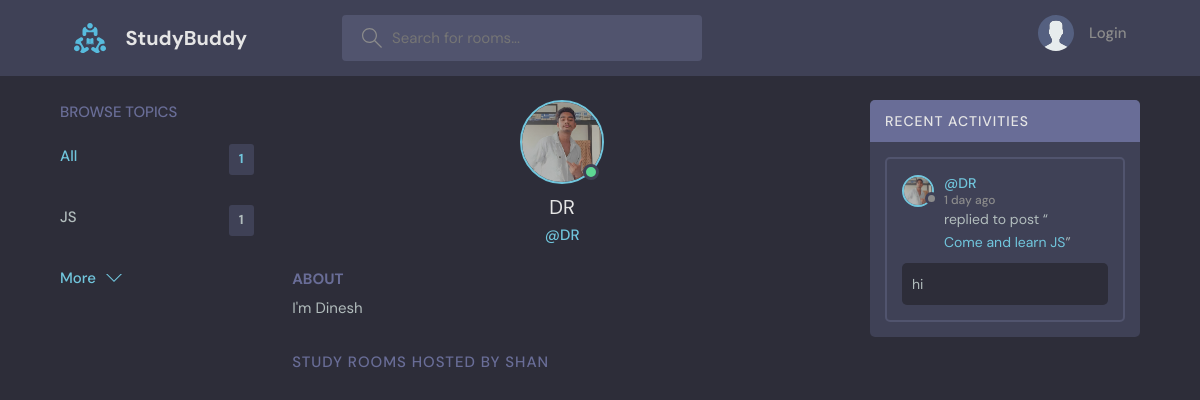
/profile/2, run on an earlier commit of the app's database.
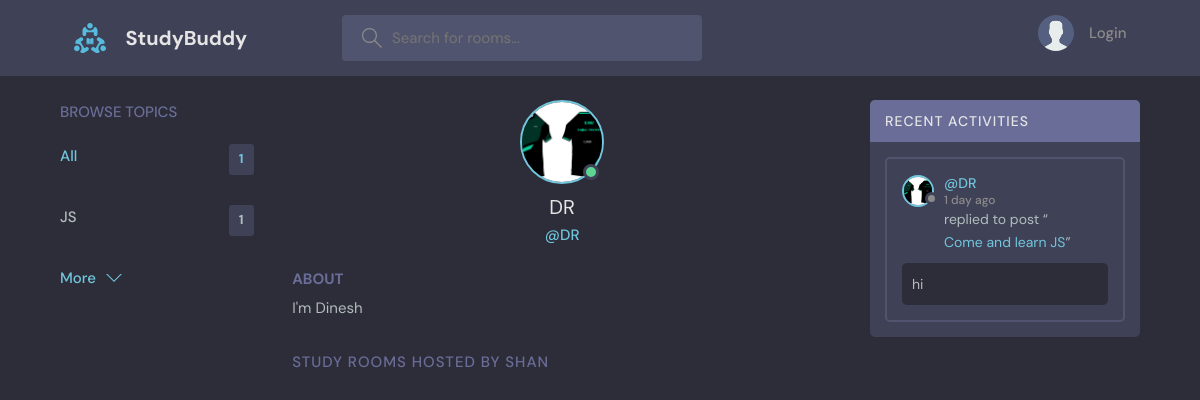
And on a later commit of the database.
### test_app/models.py (models this page shows, shortened)
class Topic(models.Model):
    name = models.CharField(max_length=200)

class User(AbstractUser):
    name = models.CharField(max_length=200, null=True)
    email = models.EmailField(unique=True, null= True)
    bio =models.TextField(null=True)
    avatar= models.ImageField(null=True, default="avatar.svg")
    USERNAME_FIELD = 'email'
    REQUIRED_FIELDS = []

class Message(models.Model):
    user = models.ForeignKey(User, on_delete=models.CASCADE)
    room = models.ForeignKey(Room, on_delete=models.CASCADE)
    body = models.TextField()
    updated = models.DateTimeField(auto_now=True)
    created = models.DateTimeField(auto_now_add=True)
    class Meta:
        ordering = ['-updated','-created']

class Room(models.Model):
    host = models.ForeignKey(User, on_delete=models.SET_NULL, null=True)
    topic = models.ForeignKey(Topic, on_delete=models.SET_NULL, null=True)
    name = models.CharField(max_length=200)
    description = models.TextField(null=True, blank=True)
    participants = models.ManyToManyField(User, related_name='participants', blank=True)
    updated = models.DateTimeField(auto_now=True)
    created = models.DateTimeField(auto_now_add=True)
    class Meta:
        ordering = ['-updated','-created']
    def __str__(self):
        return self.name

### test_app/views.py (the view)
# urls.py: path("profile/<str:pk>", views.userProfile, name="user-profile"),
def userProfile(request,pk):
    user= User.objects.get(id=pk)
    rooms = user.room_set.all()
    room_messages = user.message_set.all()
    topics = Topic.objects.all()
    context={'user':user,'rooms':rooms,'room_messages':room_messages,'topics':topics}
    return render(request, 'test_app/profile.html',context)

### test_app/templates/test_app/profile.html (shortened to what this page needs)
{% extends "main.html" %} {% block content %}
  <main class="profile-page layout layout--3">
    <div class="container">
       <div>
      {% include "test_app/topic_components.html" %}
    </div>
      <div class="roomList">
        <div class="profile">
          <div class="profile__avatar">
            <div class="avatar avatar--large active">
              <img src="{{user.avatar.url}}" />
            </div>
          </div>
          <div class="profile__info">
            <h3>{{user.username}}</h3>
            <p>@{{user.username}}</p>
          </div>
          <div class="profile__about">
            <h3>About</h3>
            <p>
              {{user.bio}}
            </p>
          </div>
        </div>
        <div class="roomList__header">
          <div>
            <h2>Study Rooms Hosted by SHAN</a>
            </h2>
          </div>
        </div>
      </div>
    <div>{% include "test_app/activity_components.html" %}</div>
    </div>
  </main>
{% endblock content %}

### templates/main.html (shortened to what this page needs)
<!DOCTYPE html>
{% load static %}
<html lang="en">
  <head>
    <link rel="stylesheet" href="{% static 'styles/style.css' %}" />
  </head>
  <body>
    {% include "navbar.html" %}  {% block content %} {% endblock content %}
  </body>
</html>

### templates/navbar.html (shortened to what this page needs)
{% load static %}
<header class="header header--loggedIn">
  <div class="container">
    <a href="{% url 'home' %}" class="header__logo">
      <img src="{% static 'images/logo.svg' %}" />
      <h1>StudyBuddy</h1>
    </a>
    <form class="header__search" method="GET" action="{% url 'home' %}">
      <label>
        <input type="text" name="q" placeholder="Search for rooms..." />
      </label>
    </form>
    <nav class="header__menu">
      {% if request.user.is_authenticated %}
      <div class="header__user">
        <a href="{% url 'user-profile' request.user.id %}">
          <div class="avatar avatar--medium active">
            <img src="{{request.user.avatar.url}}" />
          </div>
          <p>
            {{request.user.username}} <span>@{{request.user.username}}</span>
          </p>
        </a>
        <button class="dropdown-button">
          <svg
            version="1.1"
            xmlns="http://www.w3.org/2000/svg"
            width="32"
            height="32"
            viewBox="0 0 32 32"
          >
            <title>chevron-down</title>
            <path d="M16 21l-13-13h-3l16 16 16-16h-3l-13 13z"></path>
          </svg>
        </button>
      </div>
      {% else %}
      <a href="{% url 'login'%}">
        <img src="{% static 'images/avatar.svg' %}" />
        <p>Login</p>
      </a>
      {% endif %}
    </nav>
  </div>
</header>

### test_app/templates/test_app/topic_components.html
<div class="topics">
  <div class="topics__header">
    <h2>Browse Topics</h2>
  </div>
  <ul class="topics__list">
    <li>
      <a href="{% url 'home' %}" class="active"
        >All <span>{{topics.count}}</span></a
      >
    </li>
    {% for topic in topics %}
    <li>
      <a href="{% url 'home' %}?q={{topic.name}}"
        >{{topic.name}}<span>{{topic.room_set.all.count}}</span></a
      >
      {% endfor %}
    </li>
  </ul>
  <a class="btn btn--link" href="{% url "topics" %}">
    More
    <svg
      version="1.1"
      xmlns="http://www.w3.org/2000/svg"
      width="32"
      height="32"
      viewBox="0 0 32 32"
    >
      <title>chevron-down</title>
      <path d="M16 21l-13-13h-3l16 16 16-16h-3l-13 13z"></path>
    </svg>
  </a>
</div>

### test_app/templates/test_app/activity_components.html (shortened to what this page needs)
<div class="activities">
  <div class="activities__header">
    <h2>Recent Activities</h2>
  </div>
  {% for message in room_messages %}
  <div class="activities__box">
    <div class="activities__boxHeader roomListRoom__header">
      <a
        href="{% url 'user-profile' message.user.id %}"
        class="roomListRoom__author"
      >
        <div class="avatar avatar--small">
          <img src="{{message.user.avatar.url}}" />
        </div>
        <p>
          @{{message.user.username}}
          <span>{{message.created|timesince}} ago</span>
        </p>
      </a>
    </div>
    <div class="activities__boxContent">
      <p>
        replied to post “<a href="{% url 'room' message.room.id %}"
          >{{message.room}}</a
        >”
      </p>
      <div class="activities__boxRoomContent">{{message.body}}</div>
    </div>
  </div>
  {% endfor %}
</div>

What changed in the data, as far as the page shows it:
changed User "DR": avatar: a different picture
changed through a linked row, Message "hi": user.avatar: a different picture
